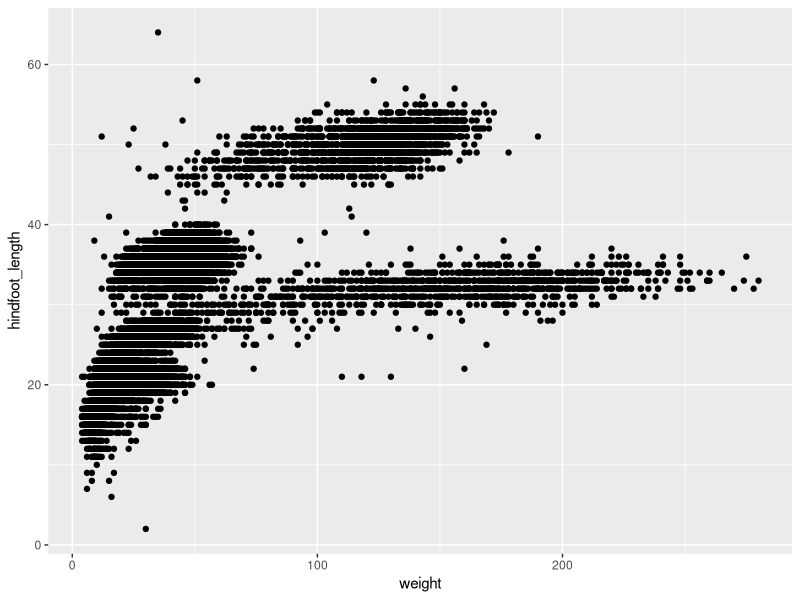
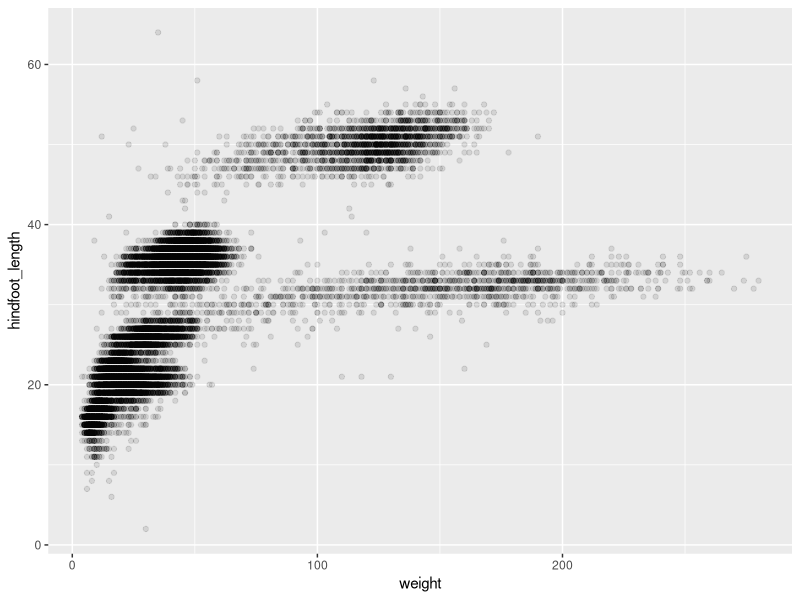
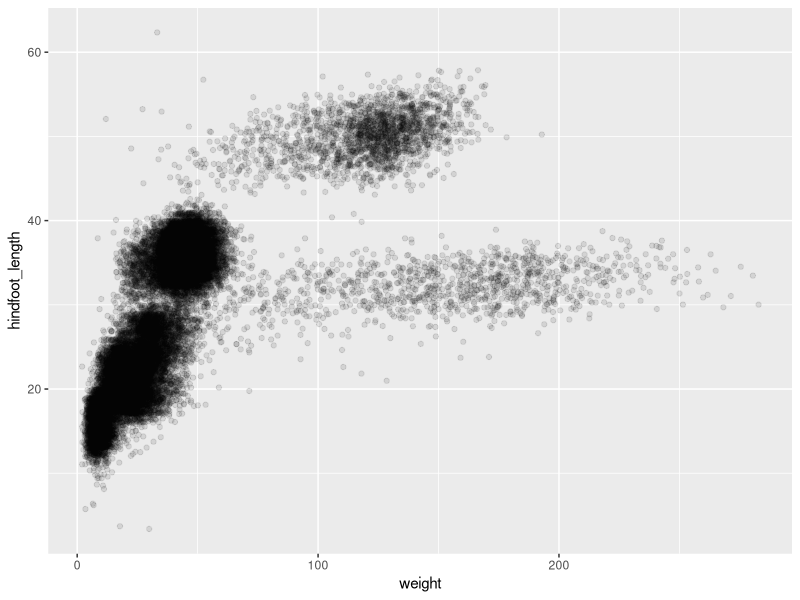
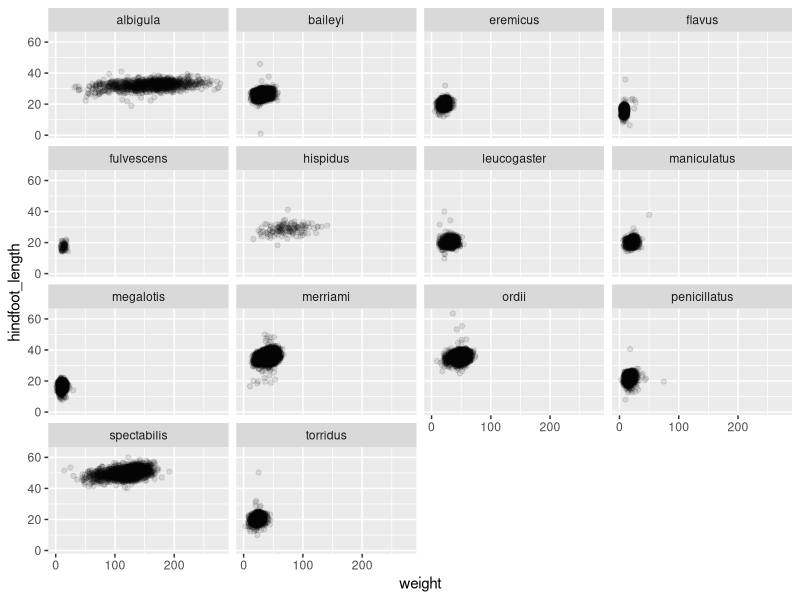
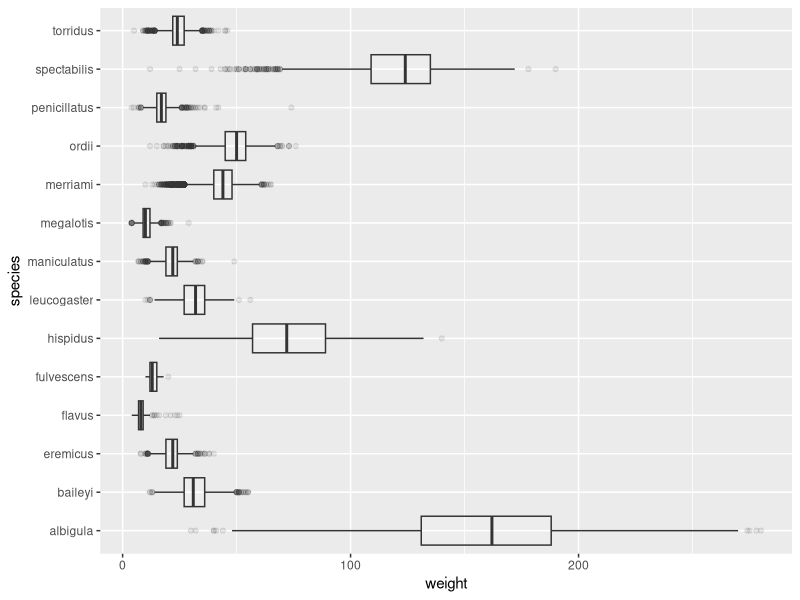
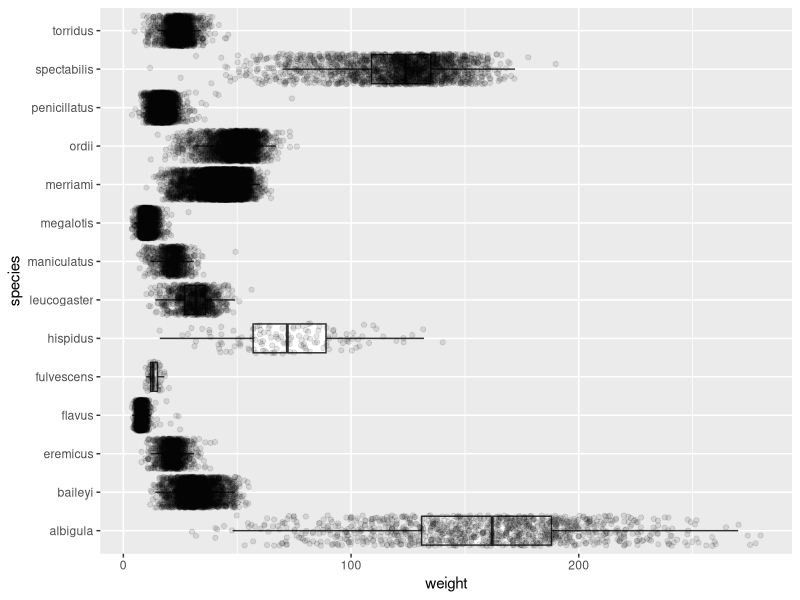
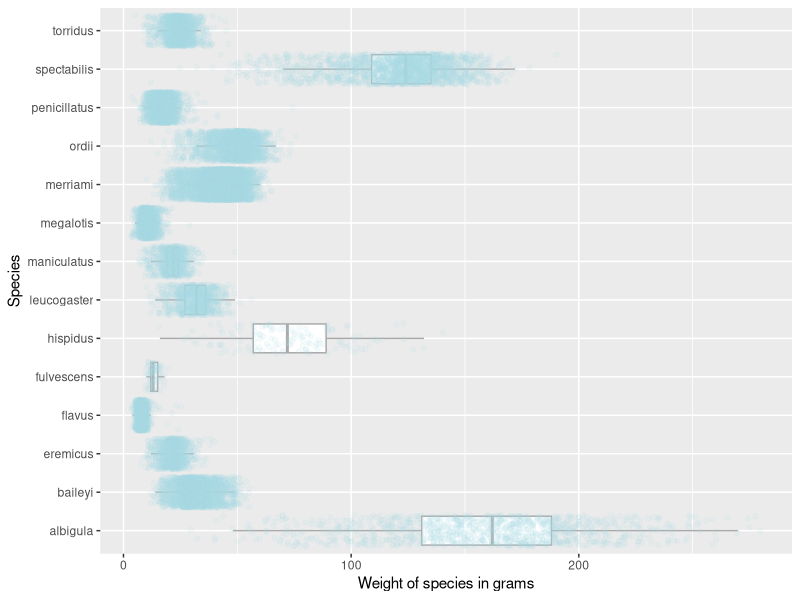
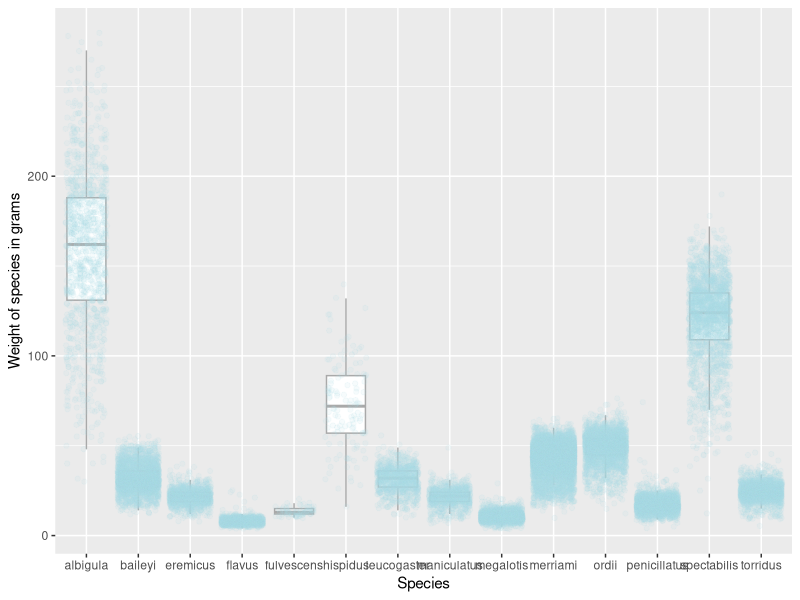

Reproduce these figures in R, in order.
## ---- chunk 1
library(tidyverse)
library(here)
## ---- chunk 2
# Code for question 1! 
surveys <- read_csv(here::here("supporting_artifacts",
                               "Labs", "Lab_2_Final",
                               "surveys.csv"))

## ---- chunk 3

dim(surveys)
str(surveys)
## ---- chunk 4
ggplot(data = surveys) +
  geom_point(mapping = aes(x = weight, 
                           y = hindfoot_length))


## ---- chunk 5
ggplot(data = surveys) +
  geom_point(mapping = aes(x = weight, 
                           y = hindfoot_length,
                           ), alpha = 0.1)

## ---- chunk 6
ggplot(data = surveys) +
  geom_jitter(mapping = aes(x = weight, 
                           y = hindfoot_length,
                           ), alpha = 0.1, width = 3, height = 3)

## ---- chunk 7
# Code for question 7
ggplot(data = surveys) +
  geom_jitter(mapping = aes(x = weight, 
                           y = hindfoot_length,
                           ), alpha = 0.1, width = 3, height = 3
              ) +
  facet_wrap(~species)

## ---- chunk 8

# Code for question 8 (and 9)!
ggplot(data = surveys) +
  geom_boxplot(mapping = aes(x = weight, 
                           y = species,
                           ), alpha = 0.1)
                
## ---- chunk 9
ggplot(data = surveys) +
  geom_boxplot(mapping = aes(x = weight, 
                           y = species,
                           ),
               outlier.shape = NA) + 
  geom_jitter(mapping = aes(x = weight, 
                           y = species,
                           ), alpha = 0.1)
## ---- chunk 10
# Code for question 10! 
ggplot(data = surveys 
                   ) +
  geom_boxplot(mapping = aes(x = weight, 
                           y = species,
                           ),
               outlier.shape = NA, color = "dark gray") + 
  geom_jitter(mapping = aes(x = weight, 
                           y = species,
                           ), alpha = 0.1, color = "light blue"
              ) +
  labs( x = "Weight of species in grams", 
        y = "Species" )
## ---- chunk 11
# Code for question 11! 
ggplot(data = surveys 
                   ) +
  geom_boxplot(mapping = aes(y = weight, 
                           x = species,
                           ),
               outlier.shape = NA, color = "dark gray") + 
  geom_jitter(mapping = aes(y = weight, 
                           x = species,
                           ), alpha = 0.1, color = "light blue"
              ) +
  labs( y = "Weight of species in grams", 
        x = "Species" )
